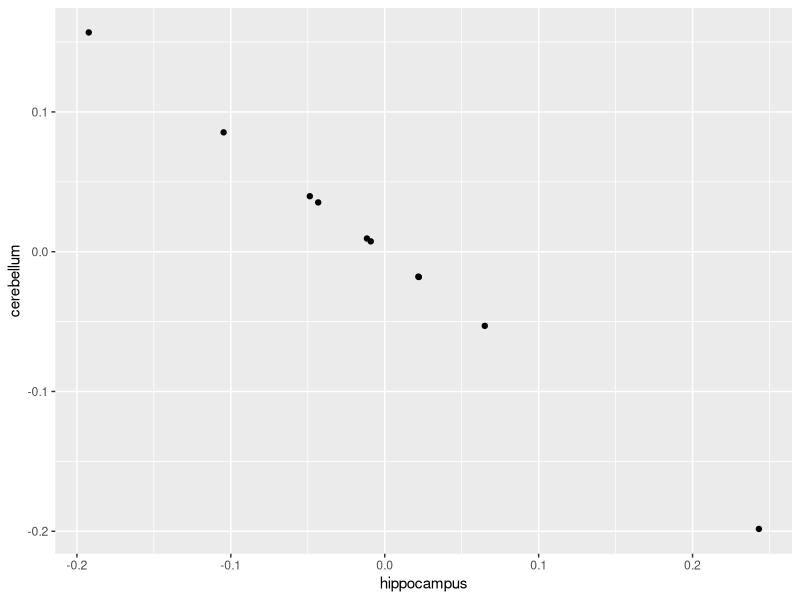
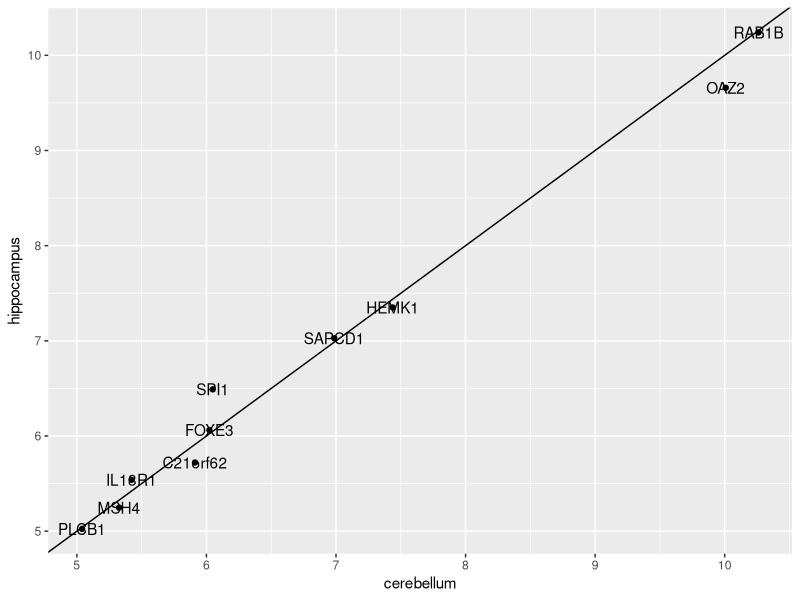
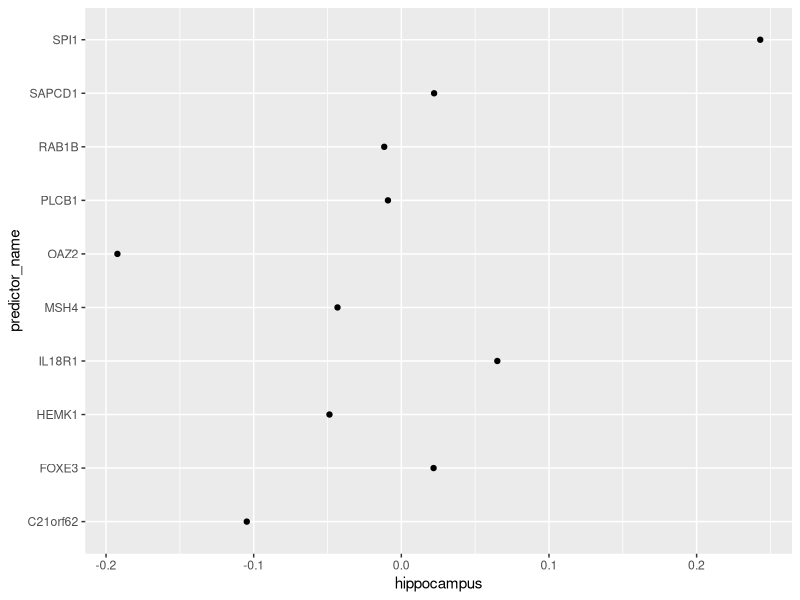
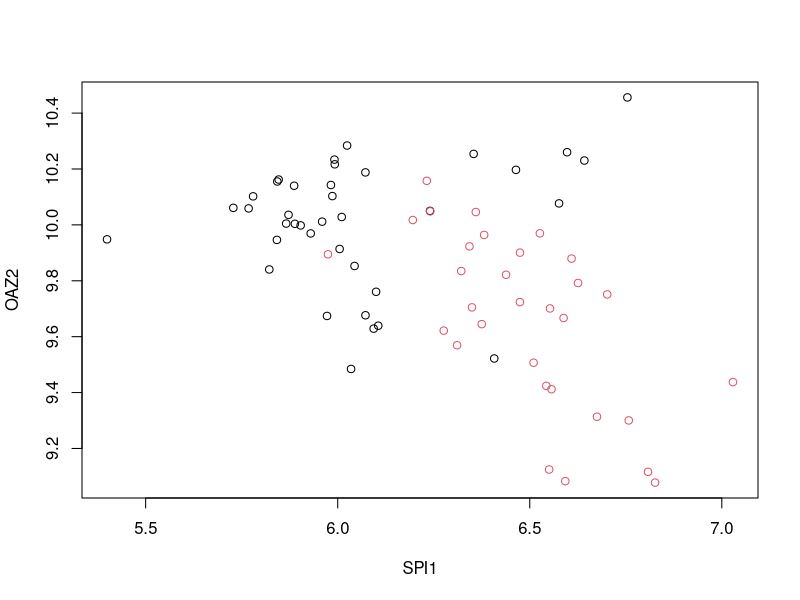

Recreate these plots in R, in order.
## ---- chunk 1
knitr::opts_chunk$set(echo = TRUE)  
## ---- chunk 2
library(dslabs)
library(caret)
library(tidyverse)
data("tissue_gene_expression")
      
set.seed(1993) #if using R 3.6 or later set.seed(1993, sample.kind="Rounding")
ind <- which(tissue_gene_expression$y %in% c("cerebellum", "hippocampus"))
y <- droplevels(tissue_gene_expression$y[ind])
x <- tissue_gene_expression$x[ind, ]
x <- x[, sample(ncol(x), 10)]
## ---- chunk 3
fit_lda <- train(x,y,method = "lda", preProcess = "center")
fit_lda$results["Accuracy"]
## ---- chunk 4
library(dslabs)      
library(caret)
data("tissue_gene_expression")
set.seed(1993, sample.kind="Rounding")
ind <- which(tissue_gene_expression$y %in% c("cerebellum", "hippocampus"))
y <- droplevels(tissue_gene_expression$y[ind])
x <- tissue_gene_expression$x[ind, ]
x <- x[, sample(ncol(x), 10)]

fit_lda <- train(x,y,method = "lda", preProcess = "center")
fit_lda$results["Accuracy"]

t(fit_lda$finalModel$means) %>% data.frame() %>%
  mutate(predictor_name = rownames(.)) %>%
  ggplot(aes(cerebellum, hippocampus, label = predictor_name)) +
  geom_point() +
  coord_flip()
## ---- chunk 5
library(dslabs)      
library(caret)
data("tissue_gene_expression")
      
set.seed(1993) #set.seed(1993, sample.kind="Rounding") if using R 3.6 or later
ind <- which(tissue_gene_expression$y %in% c("cerebellum", "hippocampus"))
y <- droplevels(tissue_gene_expression$y[ind])
x <- tissue_gene_expression$x[ind, ]
x <- x[, sample(ncol(x), 10)]
## ---- chunk 6

fit_qda <- train(x,y,method = "qda")
fit_qda$results["Accuracy"]
## ---- chunk 7
library(dslabs)      
library(caret)
data("tissue_gene_expression")
set.seed(1993, sample.kind="Rounding")
ind <- which(tissue_gene_expression$y %in% c("cerebellum", "hippocampus"))
y <- droplevels(tissue_gene_expression$y[ind])
x <- tissue_gene_expression$x[ind, ]
x <- x[, sample(ncol(x), 10)]

fit_qda <- train(x,y,method = "qda")
fit_qda$results["Accuracy"]

t(fit_qda$finalModel$means) %>% data.frame() %>%
  mutate(predictor_name = rownames(.)) %>%
  ggplot(aes(cerebellum, hippocampus, label = predictor_name)) +
  geom_point() +
  geom_text() +
  geom_abline()
## ---- chunk 8
library(dslabs)
library(caret)
library(tidyverse)
#library(dplyr)
data("tissue_gene_expression")

set.seed(1993, sample.kind="Rounding")
ind <- which(tissue_gene_expression$y %in% c("cerebellum", "hippocampus"))
y <- droplevels(tissue_gene_expression$y[ind])
x <- tissue_gene_expression$x[ind, ]
x <- x[, sample(ncol(x), 10)]
fit_lda <- train(x, y, method = "lda", preProcess = "center")
fit_lda$results["Accuracy"]
t(fit_lda$finalModel$means) %>% data.frame() %>%
	mutate(predictor_name = rownames(.)) %>%
	ggplot(aes(predictor_name, hippocampus)) +
	geom_point() +
	coord_flip()

d <- apply(fit_lda$finalModel$means, 2, diff)
ind <- order(abs(d), decreasing = TRUE)[1:2]
plot(x[, ind], col = y)
## ---- chunk 9
library(dslabs)      
library(caret)
data("tissue_gene_expression")
           
set.seed(1993) #set.seed(1993, sample.kind="Rounding") if using R 3.6 or later
y <- tissue_gene_expression$y
x <- tissue_gene_expression$x
x <- x[, sample(ncol(x), 10)]
## ---- chunk 10
fit_lda <- train(x,y,method = "lda")
fit_lda$results["Accuracy"]
